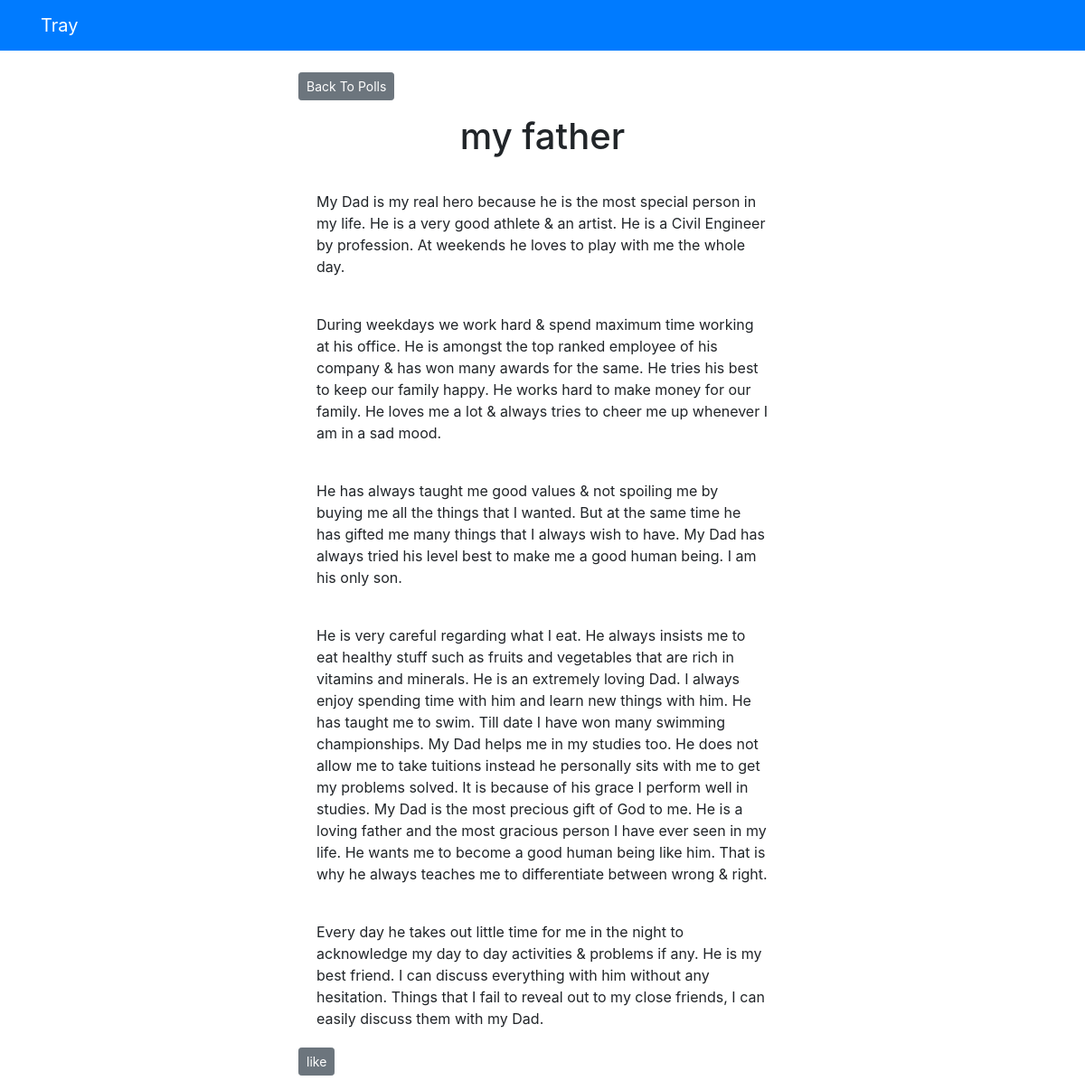
Page /tray/3/ on the committed database.
### tray/models.py (models this page shows, shortened)
class Title(models.Model):
    title_text = models.CharField(max_length=200)
    pub_date = models.DateTimeField('date published')
    likes = models.IntegerField(default=0)

class Article(models.Model):
    title = models.ForeignKey(Title, on_delete=models.CASCADE)
    article_text = models.CharField(max_length=2000)

### tray/views.py (the view)
# urls.py: path('<int:title_id>/', views.details , name='details'),
def details(request, title_id):
    try:
        title = Title.objects.get(pk=title_id)
    except Title.DoesNotExist :
        raise Http404("Question does not exist")
    return render(request, 'tray/details.html', { 'title' : title})

### templates/tray/details.html (shortened to what this page needs)
{% extends 'base.html' %}
{% block content %}
<a class="btn btn-secondary btn-sm mb-3" href="{% url 'tray:index' %}">Back To Polls</a>
<h1 class="text-center mb-3">{{ title.title_text }}</h1>
{% for article in title.article_set.all %}
    <div class="card-body">
        <p class="card-text">{{ article.article_text }}</p>
    </div>
{% endfor %}
<a class="btn btn-secondary btn-sm mb-3" href="{% url 'tray:like' title.id %}">like</a>
{% endblock %}

### templates/base.html (shortened to what this page needs)
<!DOCTYPE html>
<html lang="en">
<head>
    <link
      rel="stylesheet"
      href="https://stackpath.bootstrapcdn.com/bootstrap/4.3.1/css/bootstrap.min.css"
    />
</head>
<body>
    {% include 'partials/_navbar.html' %}
    <div class="container" >
        <div class="row">
            <div class="col-md-6 m-auto">
                {% block content %}  {% endblock %}
            </div>
        </div>
    </div>
</body>
</html>

### templates/partials/_navbar.html
<nav class="navbar navbar-dark bg-primary mb-4">
    <div class="container">
        <a href="" class="navbar-brand"> Tray </a>
    </div>
</nav>

### rows in the picture
Title: title_text "my father"
Article: article_text "My Dad is my real hero because he is the most special person in my life. He is a very good athlete & an artist. He is a Civil Engineer by profession. At weekends he loves to play with me the whole day."
Article: article_text "During weekdays we work hard & spend maximum time working at his office. He is amongst the top ranked employee of his company & has won many awards for the same. He tries his best to keep our family happy. He works hard to make money for our family. He loves me a lot & always tries to cheer me up whenever I am in a sad mood."
Article: article_text "He has always taught me good values & not spoiling me by buying me all the things that I wanted. But at the same time he has gifted me many things that I always wish to have. My Dad has always tried his level best to make me a good human being. I am his only son."
Article: article_text "He is very careful regarding what I eat. He always insists me to eat healthy stuff such as fruits and vegetables that are rich in vitamins and minerals. He is an extremely loving Dad. I always enjoy spending time with him and learn new things with him. He has taught me to swim. Till date I have won many swimming championships. My Dad helps me in my studies too. He does not allow me to take tuitions instead he personally sits with me to get my problems solved. It is because of his grace I perform well in studies. My Dad is the most precious gift of God to me. He is a loving father and the most gracious person I have ever seen in my life. He wants me to become a good human being like him.…"
Article: article_text "Every day he takes out little time for me in the night to acknowledge my day to day activities & problems if any. He is my best friend. I can discuss everything with him without any hesitation. Things that I fail to reveal out to my close friends, I can easily discuss them with my Dad."
